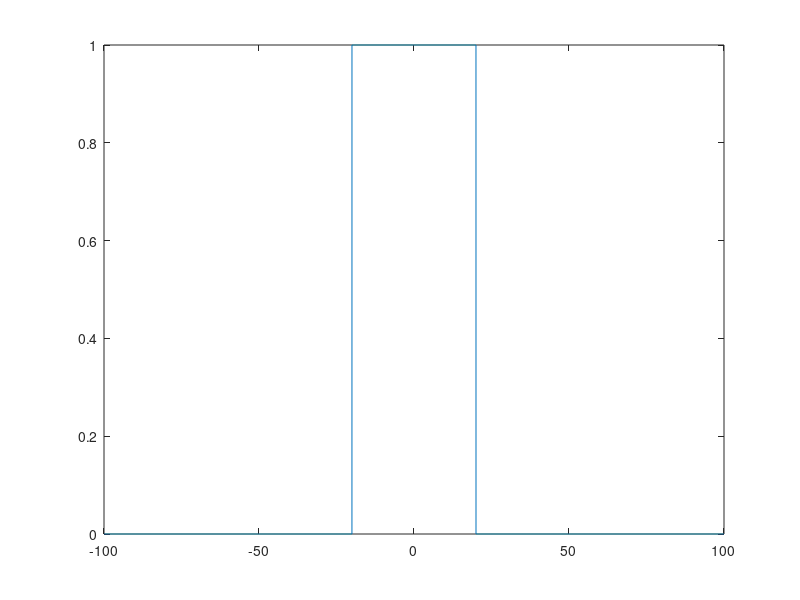
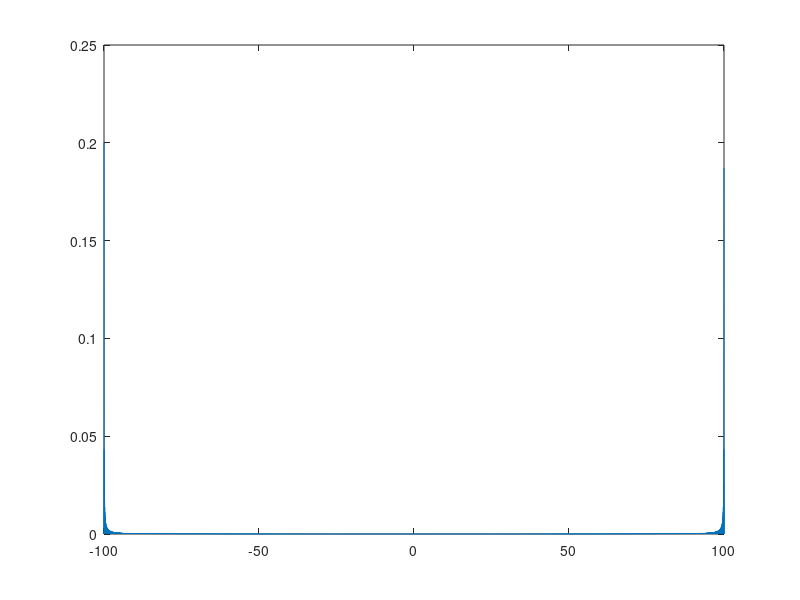

The MATLAB script that drew these images, in order:
% Low Pass filter designer

% Cutoff frequency
f_c = 20;
% Step size for filter design in frequency domain
f_step = 0.01;
% Window length for filter design in frequency domain
F = 100;

% Create the frequencies
f = - F : f_step : F;
% Calculate the number of points in the frequency plot
size_f = length(f);

% Now set the frequency response of the filter
y_f = zeros(1,size_f);
zero_offset = ((size_f - 1) / 2);
% Positive section of the frequency domain
for (i = (zero_offset + 1) : size_f)
  if ( (f_step * (i - zero_offset) ) > f_c)
    y_f(i) = 0;
  else
    y_f(i) = 1;
    
  endif
end
% Zero frequency amplitude:
y_f(zero_offset) = 1;
% Negative section of the frequency domain
for (i = 1 : (zero_offset - 1))
  y_f(zero_offset - i) = y_f(i + zero_offset);
end

% Calculate the transfer function and corresponding time values
y_t = abs(ifft(y_f));
t = -(((size_f-1) * f_step) / 2) : f_step : (((size_f-1) * f_step) / 2);

% Plot the frequency response
figure(1);
plot(f, y_f);

% Plot the transfer function in time domain
figure(2);
plot(t, y_t);
